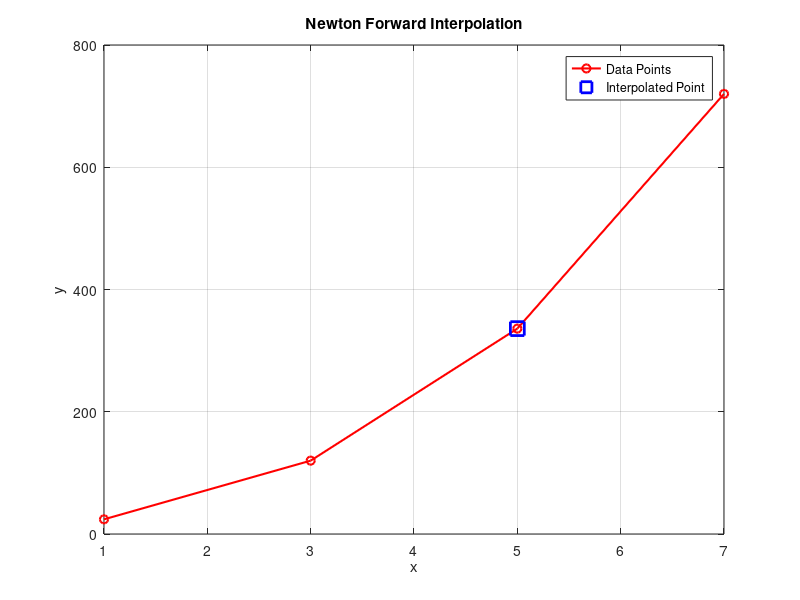

This figure's MATLAB source:
clc; clear;

%% Data points
x = [1, 3, 5, 7];
y = [24, 120, 336, 720];

%% Length of n
n = length(x);

%% Forward difference table (only first row used)
backward_diff = zeros(n, n);
backward_diff(:, 1) = y';

for j = 2:n
    for i = n:-1:j
        backward_diff(i, j) = backward_diff(i, j - 1) - backward_diff(i - 1, j - 1);
    end
end

%% Co-efficients
coeff = backward_diff(n, :);  % last row

%% Interpolation input
x_value = input('Enter x to interpolate: ');

%% Calculate u
h = x(2) - x(1);
u = (x_value - x(n)) / h;

%% Newton forward interpolation Formula
p = coeff(1) + u * coeff(2) + u *(u+1) / 2 * coeff(3) + ((u * (u + 1) * (u + 2)) / 6) * coeff(4);

%% Print
fprintf('Estimated y at x = %.2f: %.4f\n', x_value, p);

%% Simple plot
plot(x, y, 'ro-', 'LineWidth', 1.5); hold on;
plot(x_value, p, 'bs', 'MarkerSize', 10, 'LineWidth', 2);
xlabel('x'); 
ylabel('y');
title('Newton Forward Interpolation');
legend('Data Points', 'Interpolated Point');
grid on;